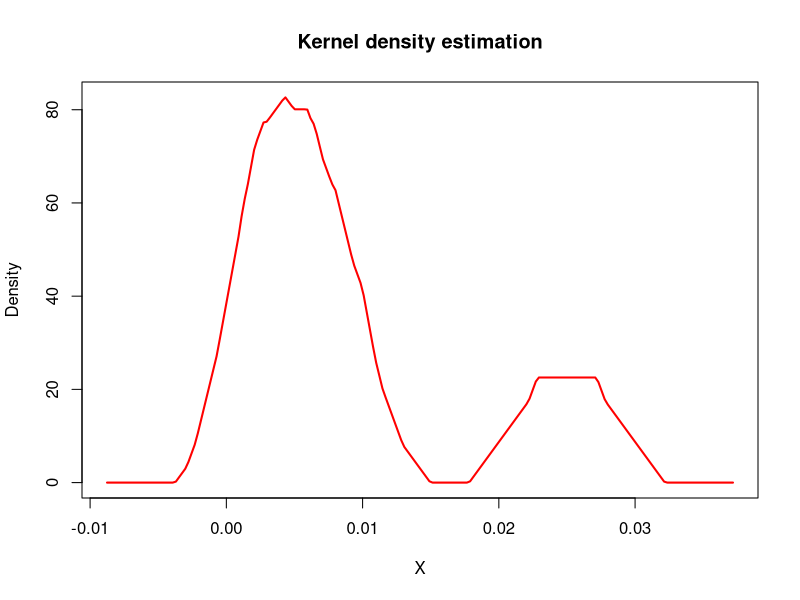

Write R code to recreate this figure.
##Metodo principal
kdensity<-function(sample,method,n=200,b=length(sample)^0.2){
  m=min(sample)-2*b
  M=max(sample)+2*b
  x.v=seq(from=m,to=M,by=(M-m)/n)
  kernel=switch(method,
                gauss=gaussian.kernel,
                triangular=triangular.kernel)
  dens.v=sapply(x.v,FUN=kernel,sample=sample,b=b)/(length(sample)*b)
  list(x=x.v,y=dens.v)
}

##FUNCIONES KERNEL
##Funcion triangular
triangular.kernel=function(x,sample,b){
  s<-sample[abs(sample-x)<=b]
  k<-0
  if (length(s)>0){
    u<-(x-s)/b
    k<-sum(1-abs(u))  
  }
  k
}
##Funcion Gaussiana
gaussian.kernel=function(x,sample,b){
  u<-(x-sample)/b
  sum((1/sqrt(2*3.14159))*exp(-0.5*u^2))
}

##FUNCIONES EXTRAS
##Calculo aproximado de integrales
numeric.integral<-function(data){
  x<-data$x
  y<-data$y
  dx<-diff(x)
  dy<-rowMeans(cbind(y[-1],y[-length(y)]))
  sum(dx*dy)
}
##Representacion grafica
plot.kernel<-function (data,col="red"){
  plot(data,main="Kernel density estimation",xlab="X",ylab="Density",col=col,type="l",lwd=2)
}



##start of the program
muestra<-rbeta(10,2,200)
muestra
triang.density<-kdensity(sample=muestra,method="triangular",n=200,b=0.005)
x11()
plot.kernel(triang.density)
numeric.integral(triang.density)
